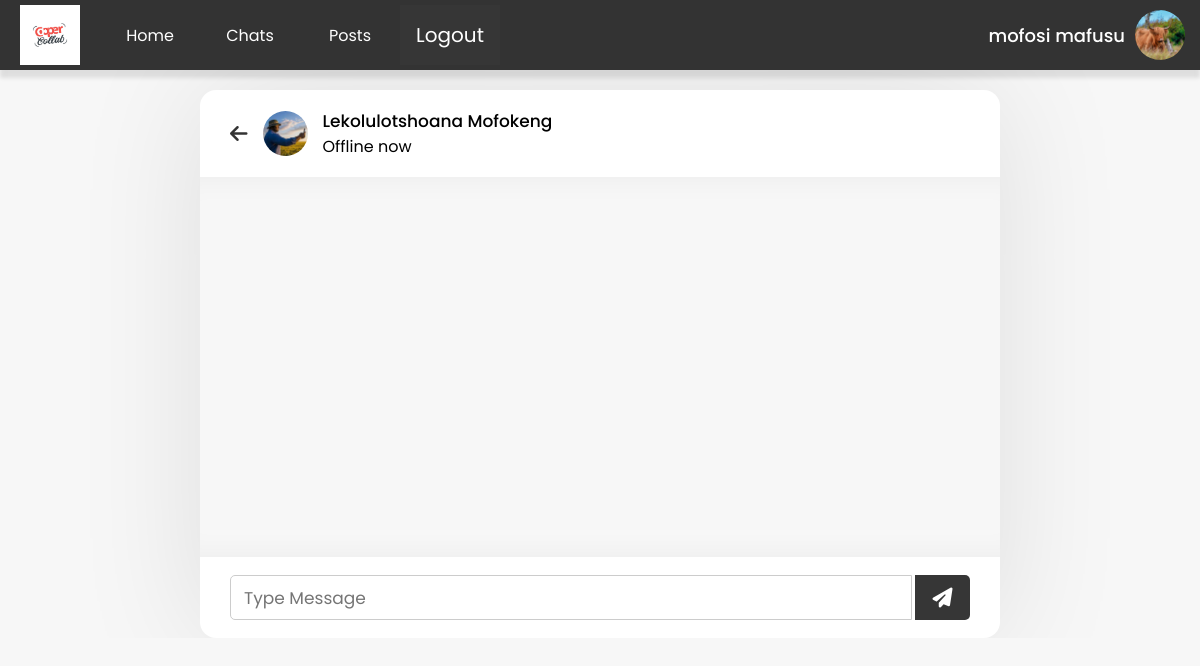
Screenshot of /inbox.php?user_id=782070734 (signed in) with the database file from the repository.
### tables this page shows
CREATE TABLE `users` (
  `user_id` int(11) NOT NULL,
  `unique_id` int(200) NOT NULL,
  `first_name` varchar(200) NOT NULL,
  `last_name` varchar(200) NOT NULL,
  `email` varchar(250) NOT NULL,
  `password` varchar(100) NOT NULL,
  `img` varchar(400) NOT NULL,
  `status` varchar(100) NOT NULL
);

### inbox.php (the view, shortened to what this page needs)
<?php include_once "header.php"; ?>
<body class="body2">
    <section class="section1">
        <div class="nav-bar">
            <?php include "navigation.php"; ?>
        </div>
    </section>
    <section class="section2">
        <div class="inbox-wrapper">
            <section class="chat-area">
                <header>
                    <?php
                        include_once "php/config.php";
                        $user_id = mysqli_real_escape_string($conn, $_GET['user_id']);
                        $sql = mysqli_query($conn, "SELECT * FROM users WHERE unique_id = '{$user_id}'");
                        if(mysqli_num_rows($sql) > 0) {
                            $row = mysqli_fetch_assoc($sql);
                        }
                    ?>
                    <a href="chats.php" class="back-icon"><i class="fas fa-arrow-left"></i></a>
                    <img src="php/images/<?php echo $row['img'] ?>" alt="profile">
                    <div class="details">
                        <span><?php echo $row['first_name'] . " " .  $row['last_name']?></span>
                        <p><?php echo $row['status']?></p>
                    </div>
                </header>
                <div class="chat-box">
                </div>
                <form action="#" class="typing-area">
                    <input type="text" class="input-field" name="message" id="" placeholder="Type Message" value="">
                    <button><i class="fa-solid fa-paper-plane"></i></button>
                </form>
            </section>
        </div>
    </section>
</body>
</html>

### navigation.php
<nav>
    <div class="logo-box">
        <img src="assets/Red.jpg" class="logo-image" >
    </div>
    <div class="navbar">
        <?php
            $navLinks = array(
                "Home" => "profile.php",
                "Chats" => "chats.php",
                "Posts" => "posts.php"
            );
            foreach ($navLinks as $label => $url) {
                echo '<a href="' . $url . '">' . $label . '</a>';
            }
        ?>
        <?php
            include_once "php/config.php";
            $sql = mysqli_query($conn, "SELECT * FROM users WHERE unique_id = '{$_SESSION['unique_id']}'");
            if(mysqli_num_rows($sql) > 0) {
                $row = mysqli_fetch_assoc($sql);
                $first_name = $row['first_name'];
                $last_name = $row['last_name'];
                (strlen($first_name) > 16) ? $first_name = substr($first_name, 0, 8). "..." : $first_name = $first_name;
                (strlen($last_name) > 16) ? $last_name = substr($last_name, 0, 8). "..." : $last_name = $last_name;
            }
        ?>
        <a href="php/logout.php?user_id=<?php echo $row['unique_id'] ?>" class="logout">
            Logout
        </a>
    </div>
    <a href="profile.php" class="profile-box" >
        <div class="profile-names">
            <span><?php echo $first_name . " " .  $last_name ?></span>
        </div>
        <img src="php/images/<?php echo $row['img'] ?>" alt="profile picture" class="profile-image">
    </a>
</nav>

### css/style.css (style rules this page uses)
* { margin: 0; padding: 0; box-sizing: border-box; text-decoration: none; font-family: 'Poppins', sans-serif; }
.body2 { min-height: 100vh; background: #f7f7f7; }
.section1 { flex: 0 0 auto; background-color: #fff; box-shadow: 0px 8px 4px rgba(0, 0, 0, 0.1); }
.section2 { flex: 1; overflow-y: auto; display: flex; align-items: start; justify-content: center; padding-top: 20px; }
.inbox-wrapper { background: #ffff; width: 800px; border-radius: 16px; box-shadow: 0 0 128px 0 rgb(0, 0, 0, 0.1); }
nav { background-color: #333; display: flex; overflow: hidden; width: 100%; height: 70px; align-items: center; }
.logo-box { flex: 1; max-width: 100px; height: 60px; display: flex; align-items: center; justify-content: center; }
.logo-image { width: 60%; height: 60px; object-fit: cover; }
.navbar { flex: 1; position: relative; display: flex; flex-wrap: wrap; align-items: center; justify-content: flex-start; font-family: Arial, sans-serif; height: 60px; }
.navbar a { display: block; min-width: 100px; text-align: center; text-decoration: none; padding: 15px 10px; color: white; cursor: pointer; }
.profile-box { flex: 1; max-width: 500px; padding: 5px; display: flex; align-items: center; justify-content: end; }
.profile-image { margin-right: 10px; width: 50px; height: 50px; object-fit: cover; border-radius: 50%; }
.profile-names { text-align: end; width: 400px; font-size: 18px; font-weight: 500; color: #ffffff; margin-right: 10px; }
.logout { color: #fff; font-size: 20px; padding: 7px 10px; background: #363636; }
.inbox-wrapper img { object-fit: cover; border-radius: 50%; }
.chat-area header { display: flex; align-items: center; padding: 18px 30px; }
.chat-area header .back-icon { font-size: 20px; color: #333; }
.chat-area header img { height: 45px; width: 45px; margin: 0 15px; }
.chat-area header span { font-size: 17px; font-weight: 500; }
.chat-box { height: 380px; overflow-y: auto; background: #f7f7f7; padding: 10px 30px 20px 30px; box-shadow: inset 0 32px 32px -32px rgb(0 0 0 / 5%), inset 0 -32px 32px -32px rgb(0 0 0 / 5%); }
.chat-area .typing-area { padding: 18px 30px; display: flex; justify-content: space-between; }
.typing-area input { height: 45px; width: calc(100% - 58px); font-size: 17px; border: 1px solid #ccc; padding: 0 13px; border-radius: 5px 0 0 5px; outline: none; }
.typing-area button { width: 55px; border: none; outline: none; font-size: 20px; color: #fff; background: #363636; border-radius: 0 5px 5px 0; cursor: pointer; }

### rows the page displays
users: first_name "mofosi", last_name "mafusu", img (picture)
users: img (picture), first_name "Lekolulotshoana", last_name "Mofokeng", status "Offline now"

### other values shown
$label "Home"
$label "Chats"
$label "Posts"
